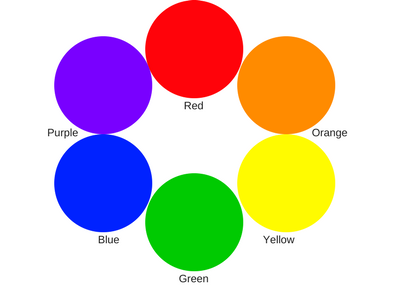
#> input picture Data/Colors.png, 400 x 300 px, found by its file name
$ python detect_color.py
#> lines starting #> are read from the running program, lines starting #| are printed output that depends on the picture; after the words box and inside, x2 and y2 are one past the last pixel; in counts of white or black regions, pixels touching at a corner belong together
#> further down, img is the input picture: shape (300, 400, 3); mean B, G, R 190.7, 197.5, 213.7
import cv2
import numpy as np
from PIL import Image

################################################################################
#the BGR values of the colors
YELLOW = [0, 255, 255]
GREEN = [0, 255, 0]
BLUE = [255, 0, 0]
PURPLE = [128, 0, 90]
RED = [0, 0, 255]
ORANGE = [0, 90, 180]

################################################################################
#function to get the upper and lower limits of the BGR color in HSV
def get_limits(color):
    c = np.uint8([[color]])
    hsvC = cv2.cvtColor(c, cv2.COLOR_BGR2HSV)

    #setting hsv color range
    hue = hsvC[0][0][0]
    range = 10

    #ensuring the hsv in the case of red does not overflow (stays in the range of 0 to 180)
    if hue >= (180 - range):
        lower_limit = np.array([hue - range, 100, 100], dtype=np.uint8)
        upper_limit = np.array([180, 255, 255], dtype=np.uint8)
    elif hue <= range:
        lower_limit = np.array([0, 100, 100], dtype=np.uint8)
        upper_limit = np.array([hue+range, 255, 255], dtype=np.uint8)
    else:
        lower_limit = np.array([hue-range, 100, 100], dtype=np.uint8)
        upper_limit = np.array([hue+range, 255, 255], dtype=np.uint8)

    return lower_limit, upper_limit

################################################################################
#function to detect color
def detect_color(img, color):
    hsv = cv2.cvtColor(img, cv2.COLOR_BGR2HSV)
#> hsv: shape (300, 400, 3); mean H, S, V 35.2, 96, 250.8

    #getting hsv limits of the passed color and creating a mask
    lower_limit, upper_limit = get_limits(color)    #color in bgr
    mask = cv2.inRange(hsv, lower_limit, upper_limit)
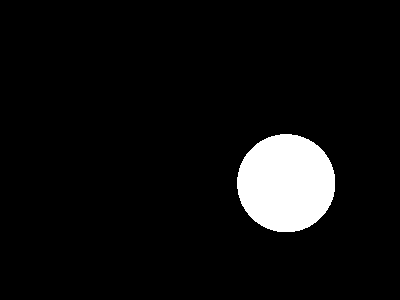
#> mask: shape (300, 400); 6.3% white; 1 white region, box (x1, y1, x2, y2) and area: (237, 134, 335, 232) 7575

    #converting image into pillow and getting the bounding box
    mask_ = Image.fromarray(mask)
    bbox = mask_.getbbox()
#> bbox = (237, 134, 335, 232)

    #drawing the bounding box
    if bbox is not None:
        x1, y1, x2, y2 = bbox
#> x1 = 237; y1 = 134; x2 = 335; y2 = 232
        img = cv2.rectangle(img, (x1, y1), (x2, y2), (0, 0, 0), 2)
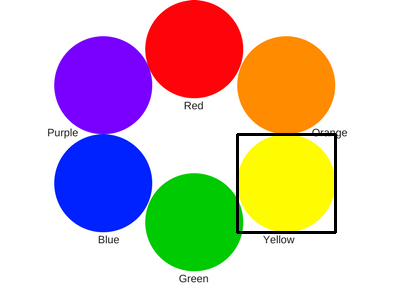
#> img: shape (300, 400, 3); 0.98% of pixels changed, all inside (x1, y1, x2, y2) = (236, 133, 337, 234)

    return img  #returning the image after outlining the color in it

################################  DRIVER CODE  ##################################
image_path = '.venv/Data/Colors.png'

#detecting each color turn by turn in the image
colors = [YELLOW, GREEN, BLUE, PURPLE, RED, ORANGE]
for color in colors:
    img = cv2.imread(image_path)
    detected_img = detect_color(img, color)
    cv2.imshow('Colors', detected_img)
    cv2.waitKey(0)

#destroying memory of all windows
cv2.destroyAllWindows()
